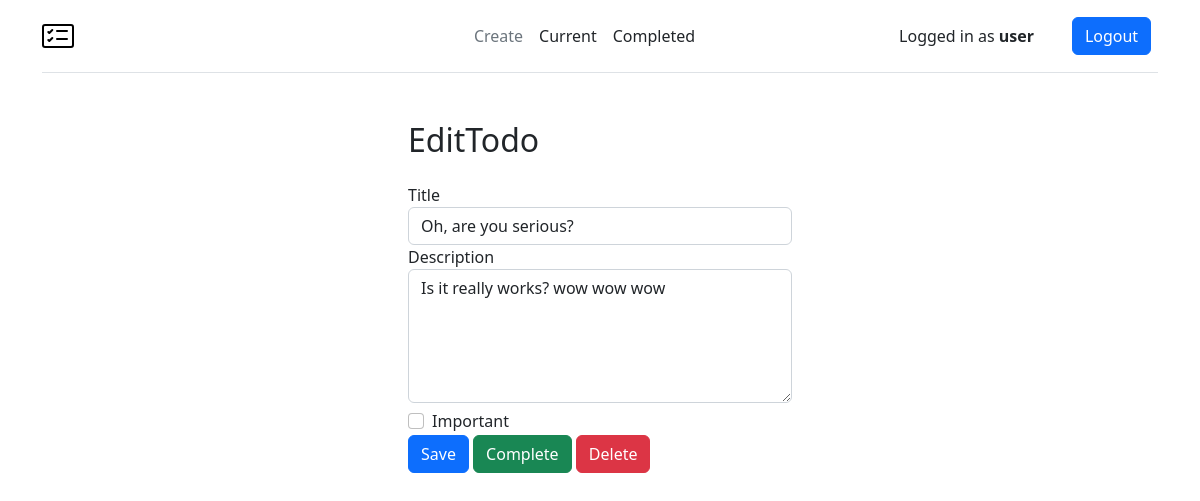
The page /todo/15 (signed in) on the database its author committed.
### todo/models.py (models this page shows, shortened)
class Todo(models.Model):
    title = models.CharField(max_length=100)
    description = models.TextField(blank=True) #blank=True -> необязательно к заполнению
    important = models.BooleanField(default=False)
    created = models.DateTimeField(auto_now_add=True)
    datecompleted = models.DateTimeField(null=True, blank=True) #null=True -> необязательно к заполнению
    user = models.ForeignKey(User, on_delete=models.CASCADE)

### todo/views.py (the view, shortened to what this page needs)
# urls.py: path('todo/<int:todo_pk>', views.viewtodo, name='viewtodo'),
@login_required
def viewtodo(request, todo_pk):
    todo = get_object_or_404(Todo, pk=todo_pk, user=request.user)
    if request.method == 'GET':
        form = TodoForm(instance=todo)
        return render(request, 'todo/viewtodo.html', {'todo':todo, 'form':form})

### todo/forms.py
class TodoForm(ModelForm):
    class Meta:
        model = Todo
        fields = ['title', 'description', 'important']

### todo/templates/todo/viewtodo.html (shortened to what this page needs)
{% extends "todo/base.html" %}
{% block content %}
    <div class="row justify-content-center mt-5">
        <div class="col-md-4">
            <h2>EditTodo</h2>
        </div>
    </div>
    <div class="row justify-content-center mt-3">
        <div class="col-md-4">
            <form style="display: inline" method="POST">
                <div class="form-group">
                    <label for="title">Title</label>
                    <input type="text" name="title" class="form-control" id="title" value="{{ todo.title }}" required>
                </div>
                <div class="form-group">
                    <label for="description">Description</label>
                    <textarea name="description" rows="5" class="form-control" id="description" >{{ todo.description }}</textarea>
                </div>
                <div class="form-group form-check">
                    <input type="checkbox" name="important" class="form-check-input" id="important" {% if todo.important %}checked{% endif %}>
                    <label class="form-check-label" for="important">Important</label>
                </div>
                <button type="submit" class="btn btn-primary">Save</button>
            </form>
            <form style="display: inline" method="POST" action="{% url 'completetodo' todo.id %}">
                <button id="complete" type="submit" class="btn btn-success">Complete</button>
            </form>
            <form style="display: inline" method="POST" action="{% url 'deletetodo' todo.id %}">
                <button id="delete" type="submit" class="btn btn-danger">Delete</button>
            </form>
        </div>
    </div>
{% endblock %}

### todo/templates/todo/base.html (shortened to what this page needs)
<!doctype html>
<html lang="en">
<head>
    {% load static %}
    <link rel="stylesheet" href="{% static 'todo/css/bootstrap.min.css' %}" type="text/css">
</head>
<body>
    <div class="container">
        <header class="d-flex flex-wrap align-items-center justify-content-center justify-content-md-between py-3 mb-4 border-bottom">
          <a href='/' class="d-flex align-items-center col-md-3 mb-2 mb-md-0 text-dark text-decoration-none">
            <img src="{% static 'todo/card-checklist.svg' %}" alt="Bootstrap" width="32" height="32" class="d-inline-block align-top">
          </a>
          <ul class="nav col-12 col-md-5 mb-2 justify-content-center mb-md-0">
            {% if user.is_authenticated %}
                <li><a href="{% url 'createtodo' %}" class="nav-link px-2 link-secondary">Create</a></li>
                <li><a href="{% url 'currenttodos' %}" class="nav-link px-2 link-dark">Current</a></li>
                <li><a href="{% url 'completedtodos' %}" class="nav-link px-2 link-dark">Completed</a></li>
            {% endif %}
          </ul>
            {% if user.is_authenticated %}
            <div class="col-md-2 text-end">
                Logged in as <b>{{ user.username }}</b>
            </div>
            <div class="col-md-1 text-center">
                <form action="{% url 'logoutuser' %}" method="POST">
                    <button type="submit" class="btn btn-primary">Logout</button>
                </form>
            </div>
            {% endif %}
    </header>
  </div>
{% block content %} {% endblock %}
</body>
</html>

### rows shown on the page
Todo: title "Oh, are you serious?", description "Is it really works? wow wow wow"

### other values the page prints
{{ user.username }} "user"
